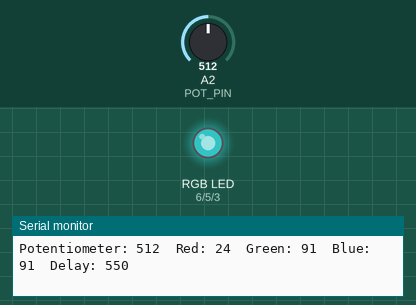
The sketch below on a simulated Arduino Uno, built with avr-gcc and run on an emulated ATmega328P. Shown: an RGB LED mixed from three pins (HIGH = lit), the last lines printed to the serial monitor. The inputs (shaded band) are chosen by the test bench; at power-on: A2 (POT_PIN) = 512. Dim RGB values are drawn brighter than linear; random numbers use the default seed unless the sketch sets one.

Above: at 1.4 s.
1.5 s: A2 (POT_PIN) set to 122
At 1.82 s:
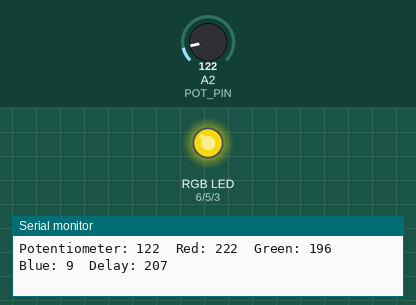
4.6 s: A2 (POT_PIN) set to 0
At 4.79 s:
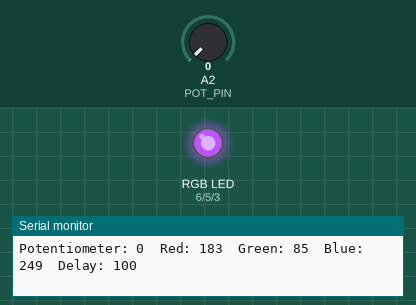
Timing chart, 0 to 35.2 s (numbered marks = the images above; inputs shaded):
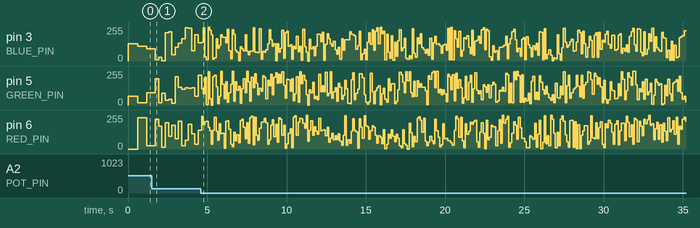

The sketch:

183.ino
```cpp
// Define RGB LED pins
#define RED_PIN 6   // Red LED connected to pin 6
#define GREEN_PIN 5 // Green LED connected to pin 5
#define BLUE_PIN 3  // Blue LED connected to pin 3

// Define potentiometer pin
#define POT_PIN A2  // Potentiometer connected to A2

void setup() {
  // Initialize RGB LED pins as outputs
  pinMode(RED_PIN, OUTPUT);
  pinMode(GREEN_PIN, OUTPUT);
  pinMode(BLUE_PIN, OUTPUT);

  // Initialize the potentiometer pin as input
  pinMode(POT_PIN, INPUT);

  // Initialize serial communication (optional for debugging)
  Serial.begin(9600);

  // Seed the random number generator using an unconnected analog pin
  randomSeed(analogRead(A3));

  Serial.println("Potentiometer RGB Random Brightness Example - DFRobot Accessory Shield");
}

void loop() {
  // Read the potentiometer value (0-1023)
  int potValue = analogRead(POT_PIN);

  // Map the potentiometer value to a delay range (100 - 1000 ms)
  int delayTime = map(potValue, 0, 1023, 100, 1000);

  // Generate random brightness values for each color (0-255)
  int redValue = random(0, 256);
  int greenValue = random(0, 256);
  int blueValue = random(0, 256);

  // Set the RGB LED to random brightness levels
  analogWrite(RED_PIN, redValue);
  analogWrite(GREEN_PIN, greenValue);
  analogWrite(BLUE_PIN, blueValue);

  // Optional: Print the potentiometer and RGB values to the Serial Monitor
  Serial.print("Potentiometer: ");
  Serial.print(potValue);
  Serial.print("\tRed: ");
  Serial.print(redValue);
  Serial.print("\tGreen: ");
  Serial.print(greenValue);
  Serial.print("\tBlue: ");
  Serial.print(blueValue);
  Serial.print("\tDelay: ");
  Serial.println(delayTime);

  // Wait for the delay based on the potentiometer value
  delay(delayTime);
}
```
